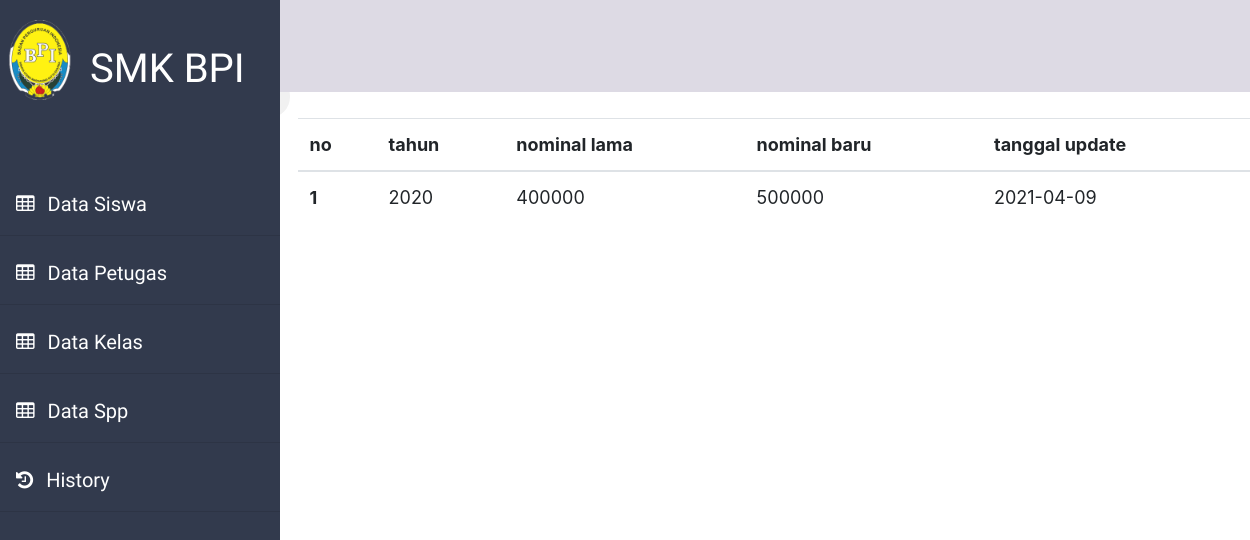
Page /index.php/data_spp/laporan on the committed database.
### tables this page shows
CREATE TABLE `tb_updt_nominal` (
  `id_updt` int(11) NOT NULL,
  `tahun` int(11) DEFAULT NULL,
  `harga_lama` int(11) DEFAULT NULL,
  `harga_baru` int(11) DEFAULT NULL,
  `tgl_update` date DEFAULT NULL,
  `id` int(11) DEFAULT NULL
);

### application/controllers/Data_spp.php (called while the page is built, shortened)
<?php
class Data_spp extends CI_Controller
{
    public function __construct()
    {
        $this->load->model('M_data');
        $this->load->helper('url');
        $this->load->helper('form');
        $this->load->library('form_validation');
    }
    public function laporan()
    {
        $data['admin'] = $this->db->get_where('petugas', ['username' => $this->session->userdata('username')])->row_array();
        $data['spp'] = $this->M_data->getupdatespp();
        $data['title'] = 'laporan';
        $this->load->view('main/admin/header', $data);
        $this->load->view('main/admin/laporan', $data);
        $this->load->view('main/admin/footer', $data);
    }
}

### index.php (called while the page is built, shortened)
<?php
require_once BASEPATH.'core/CodeIgniter.php';

### application/models/M_data.php (called while the page is built, shortened)
<?php
class M_data extends CI_model
{
    public function getupdatespp()
    {
        return $this->db->get('tb_updt_nominal')->result_array();
    }
}

### application/views/main/admin/laporan.php (the view, shortened to what this page needs)
<div class="main" style="margin-top: 6%;">
    <div class="prev">
        <a href="javascript:window.history.go(-1);" class="previous round">&laquo;</a>
    </div>
    <table class="table" style="margin-left:50px">
        <thead>
            <tr>
                <th scope="col">no</th>
                <th scope="col">tahun</th>
                <th scope="col">nominal lama</th>
                <th scope="col">nominal baru</th>
                <th scope="col">tanggal update</th>
            </tr>
        </thead>
        <tbody>
            <?php
            $i = 0;
            foreach ($spp as $s) :
                $i++;
            ?>
            <tr>
                <th scope="row"><?= $i ?></th>
                <td><?= $s['tahun']; ?></td>
                <td><?= $s['harga_lama']; ?></td>
                <td><?= $s['harga_baru']; ?></td>
                <td><?= $s['tgl_update']; ?></td>
            </tr>
        </tbody>
        <?php endforeach; ?>
    </table>
</div>

### assets/css1.css (style rules this page uses)
.main { margin-left: 200px; font-size: 18px; padding: 0px 10px; margin-left: 19%; }
.main table { font-size: large; }
.main .prev a { text-decoration: none; display: inline-block; padding: 8px 16px; }
.main .prev .previous { background-color: #f1f1f1; color: black; }
.main .prev .round { border-radius: 50%; }

### rows in the picture
tb_updt_nominal: tahun "2020", harga_lama "400000", harga_baru "500000", tgl_update "2021-04-09"
